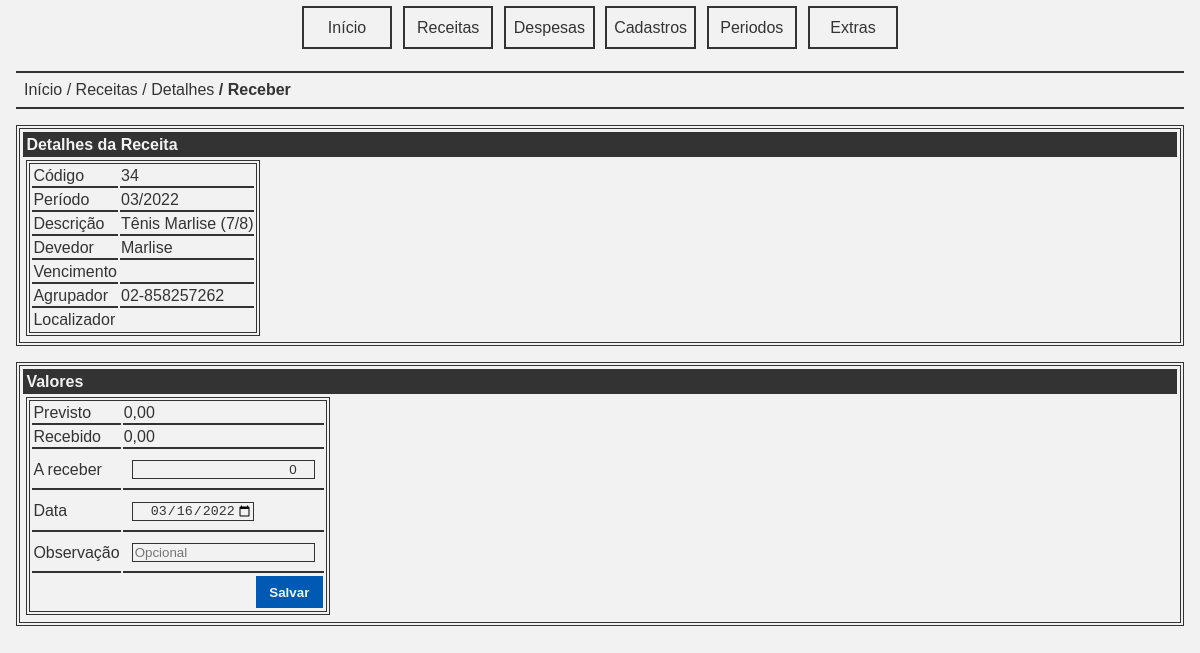
/receber.php?receita=34, run on the app's committed database.
### tables this page shows
CREATE TABLE IF NOT EXISTS `receitas` (
  `cod` int(11) NOT NULL AUTO_INCREMENT,
  `periodo` int(11) NOT NULL,
  `descricao` varchar(255) NOT NULL,
  `devedor` varchar(255) NOT NULL,
  `valor` decimal(10,2) NOT NULL,
  `vencimento` date DEFAULT NULL,
  `agrupador` varchar(255) DEFAULT NULL,
  `localizador` varchar(255) DEFAULT NULL,
  PRIMARY KEY (`cod`)
);

### app/receita.php (called while the page is built, shortened)
<?php
require_once 'periodo.php';
function receita_detalhes(int $cod): array {
    $dbh = connect();
    $stmt = $dbh->prepare('SELECT * FROM receitas WHERE cod = :cod;');
    $data = [
        'cod' => $cod
    ];
    if ($stmt->execute($data) === false) {
        trigger_error("Falha ao buscar dados da receita [$cod].", E_USER_ERROR);
    }
    return $stmt->fetch();
}
function total_recebido(int $receita): float {
    $dbh = connect();
    $stmt = $dbh->prepare('SELECT SUM(valor) AS total FROM recebimentos WHERE receita = :receita;');
    $data = [
        ':receita' => $receita
    ];
    if ($stmt->execute($data) === false) {
        trigger_error("Falha ao buscar os recebimentos da receita [$receita].", E_USER_ERROR);
    }
    $data = $stmt->fetch();
    return round($data['total'], 2);
}

### app/periodo.php (called while the page is built, shortened)
<?php
require_once '../app/receita.php';
function int2periodo(int $periodo): string {
    $dt = date_create_from_format('Ym', $periodo);
    return $dt->format('Y-m');
}
function format_periodo(string $periodo): string {
    $dt = date_create_from_format('Y-m', $periodo);
    return $dt->format('m/Y');
}

### app/valor.php (called while the page is built, shortened)
<?php
function currency(float $valor): string {
    $num = number_format($valor, 2, ',', '.');
    return $num;
}

### public/receber.php (the view, shortened to what this page needs)
<?php
require '../tpl/pageh.php';
require_once '../app/periodo.php';
require_once '../app/receita.php';
require_once '../app/valor.php';
if (key_exists('receita', $_GET)) {
    $cod = (int) $_GET['receita'];
} else {
    trigger_error("Receita não informada.", E_USER_ERROR);
}
$receita = receita_detalhes($cod);
$previsto = $receita['valor'];
$recebido = total_recebido($cod);
$areceber = round($previsto - $recebido, 2);
?>
<nav class="breadcrumb">
    <a class="item" href="index.php">Início</a>
    <a class="item" href="receitas.php">Receitas</a>
    <a class="item" href="receita_detalhes.php?receita=<?=$cod;?>">Detalhes</a>
    <a class="item">Receber</a>
</nav>
<article class="panel">
    <header class="title">Detalhes da Receita</header>
    <table class="table">
        <tbody>
            <tr>
                <td>Código</td>
                <td><?= $receita['cod']; ?></td>
            </tr>
            <tr>
                <td>Período</td>
                <td><?= format_periodo(int2periodo($receita['periodo'])); ?></td>
            </tr>
            <tr>
                <td>Descrição</td>
                <td><?= $receita['descricao']; ?></td>
            </tr>
            <tr>
                <td>Devedor</td>
                <td><?= $receita['devedor']; ?></td>
            </tr>
            <tr>
                <td>Vencimento</td>
                <td><?= format_date($receita['vencimento']); ?></td>
            </tr>
            <tr>
                <td>Agrupador</td>
                <td><?= $receita['agrupador']; ?></td>
            </tr>
            <tr>
                <td>Localizador</td>
                <td><?= $receita['localizador']; ?></td>
            </tr>
        </tbody>
    </table>
</article>
<article class="panel">
    <header class="title">Valores</header>
    <table class="table">
        <tbody>
            <tr>
                <td>Previsto</td>
                <td><?= currency($previsto); ?></td>
            </tr>
            <tr>
                <td>Recebido</td>
                <td><?= currency($recebido); ?></td>
            </tr>
            <tr>
                <td>A receber</td>
                <td>
                    <div class="field">
                        <input type="number" min="0.01" value="<?=$areceber;?>" step="0.01" name="valor" required autofocus form="receber">
                    </div>
                </td>
            </tr>
            <tr>
                <td>Data</td>
                <td>
                    <div class="field">
                        <input type="date" value="<?=date('Y-m-d');?>" name="data" required form="receber">
                    </div>
                </td>
            </tr>
            <tr>
                <td>Observação</td>
                <td>
                    <div class="field">
                        <input type="text" name="observacao" placeholder="Opcional" form="receber">
                    </div>
                </td>
            </tr>
            <tr>
                <td colspan="2" class="text align right">
                    <button type="submit" class="button primary" form="receber">Salvar</button>
                </td>
            </tr>
        </tbody>
    </table>
</article>
<?php require '../tpl/pagef.php'; ?>

### public/assets/css/basic.css (style rules this page uses)
:root { --tc: #333333; --bgc: #f2f2f2; --dc: #0059b3; --dac: #0073e6; --ec: #990000; --eac: #b30000; --sc: #009900; --sac: #006600; --wc: #ff9900; --wac: #cc7a00; }
body { color: var(--tc); font-family: sans-serif; background-color: var(--bgc); padding: 0; margin: 0; }
a { text-decoration: none; color: var(--tc); font-style: normal; }
.item { font-style: normal; }
.panel { border: double 0.25em var(--tc); padding: 0.2em; margin: 1em; }
.title { font-weight: bold; background-color: var(--tc); color: var(--bgc); margin: 0; margin-bottom: 0.2em; padding: 0.2em; }
.breadcrumb { margin: 1em; font-style: italic; border-top: solid 0.15em var(--tc); border-bottom: solid 0.15em var(--tc); padding: 0.5em; }
.breadcrumb > .item::before { content: " / "; }
.breadcrumb > .item:first-child::before { content: ""; }
.breadcrumb > .item:last-child { font-weight: bold; }
.field { display: block; margin: 0.5em; }
.field > input { border: solid 0.1em var(--tc); background-color: transparent; color: var(--tc); }
.field > input[type=number], .field > input[type=date], .field > input[type=month] { text-align: right; }
.button { background: transparent; border: solid 0.15em var(--tc); padding: 0.5em; min-width: 5em; color: var(--tc); }
.button.primary { background-color: var(--dc); border: solid 0.15em var(--dc); color: var(--bgc); font-weight: bold; }
.table { border: double 0.25em var(--tc); margin: 0.2em; }
.table > tbody > tr > td { border-bottom: solid 0.15em var(--tc); }
.table > tbody > tr:last-child > td { border-bottom: none; }
.text.align.right { text-align: right; }

### data on the page
receitas: cod "34", periodo "03/2022", descricao "Tênis Marlise (7/8)", devedor "Marlise", agrupador "02-858257262", valor "0,00"

### other printed values
currency($recebido) "0,00"
